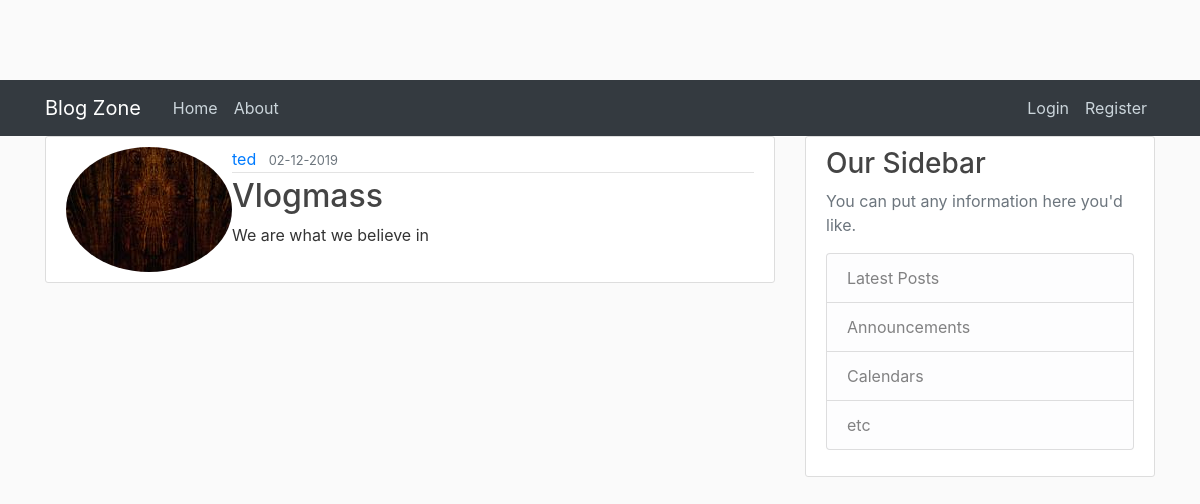
The app's page /blog/5 with its own data.
### app/models.py (models this page shows, shortened)
class User(db.Model,UserMixin):
  id =db.Column(db.Integer,primary_key= True)
  email =db.Column(db.String(100),unique= True,nullable= False)
  username =db.Column(db.String(100),unique= True,nullable= False)
  image_file =db.Column(db.String(100),nullable= False, default="default.jpeg")
  password =db.Column(db.String(100),nullable= False)
  posts =db.relationship('Post',backref= 'author',lazy=True)

class Post(db.Model):
  id =db.Column(db.Integer,primary_key= True)
  title =db.Column(db.String(100),nullable= False)
  date_posted =db.Column(db.DateTime,nullable= False,default=datetime.utcnow)
  content =db.Column(db.Text,nullable= False)
  user_id= db.Column(db.Integer,db.ForeignKey('user.id'),nullable=False)

### app/posts/views.py (the view)
@posts.route('/blog/<int:post_id>')
def blog(post_id):
  post =Post.query.get_or_404(post_id)
  return render_template('blog.html',title= post.title,post=post)

### app/templates/blog.html (shortened to what this page needs)
{%extends "base.html"%}
{% block content %}
<article class="media content-section">
  <img class="rounded-circle" src="{{url_for('static',filename='profile_pics.jpg/'+ post.author.image_file)}}" alt="">
  <div class="media-body">
    <div class="article-metadata">
      <a class="mr-2" href="#">{{ post.author.username }}</a>
      <small class="text-muted">{{ post.date_posted.strftime('%d-%m-%Y')}}</small>
    </div>
    <h2 class="article-title">{{ post.title }}</h2>
    <p class="article-content">{{ post.content }}</p>
  </div>
</article>
{% endblock %}

### app/static/styles.css (style rules this page uses)
body { background: #fafafa; color: #333333; margin-top: 5rem; }
h1, h2, h3, h4, h5, h6 { color: #444444; }
.content-section { background: #ffffff; padding: 10px 20px; border: 1px solid #dddddd; border-radius: 3px; margin-bottom: 20px; }
.article-title { color: #444444; }
.article-content { white-space: pre-line; }
.article-metadata { padding-bottom: 1px; margin-bottom: 4px; border-bottom: 1px solid #e3e3e3 }

### records on screen
User: image_file (picture), author.username "ted"
Post: date_posted "02-12-2019", title "Vlogmass", content "We are what we believe in"
